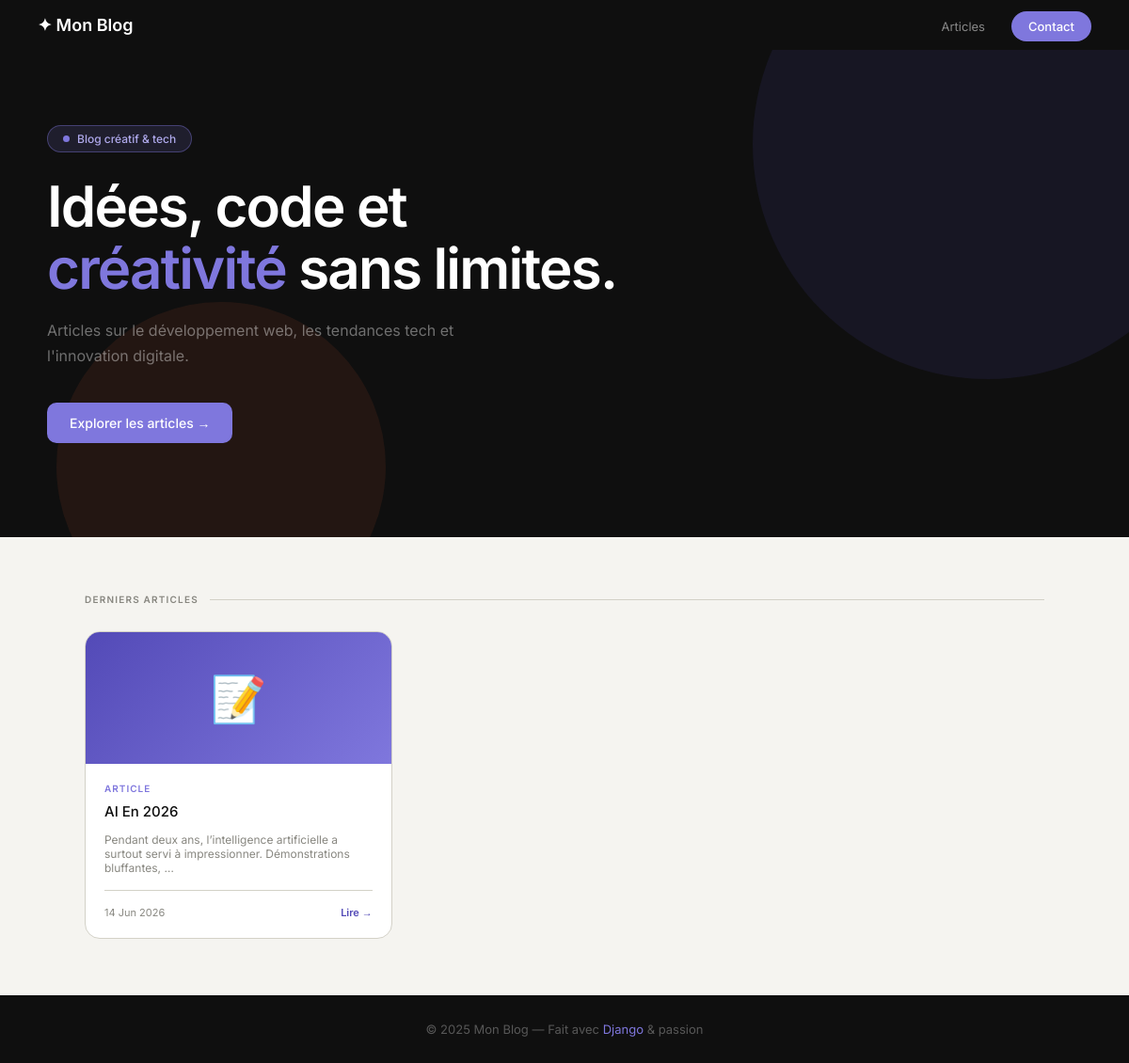
The page / on the database its author committed.
### monblog_app/models.py (models this page shows, shortened)
class Article(models.Model):
    titre = models.CharField(max_length=200)
    contenu = models.TextField()
    date_creation = models.DateTimeField(auto_now_add=True)
    auteur = models.CharField(max_length=100)

### monblog_app/views.py (the view)
# urls.py: path('', views.liste_articles, name='liste'),
def liste_articles(request):
    articles = Article.objects.all().order_by('-date_creation')
    return render(request, 'liste.html', {'articles': articles})

### monblog_app/templates/liste.html
{% extends 'base.html' %}
{% block hero %}
<div class="hero">
    <div class="hero-inner">
        <div class="hero-tag">Blog créatif & tech</div>
        <h1>Idées, code et<br><span>créativité</span> sans limites.</h1>
        <p>Articles sur le développement web, les tendances tech et l'innovation digitale.</p>
        <div class="hero-btns">
            <a href="#articles" class="btn-primary">Explorer les articles →</a>
        </div>
    </div>
</div>
{% endblock %}
{% block contenu %}
<div id="articles">
    <div class="section-label"><span>Derniers articles</span></div>
    <div style="display: grid; grid-template-columns: repeat(auto-fill, minmax(300px, 1fr)); gap: 20px;">
        {% for article in articles %}
        <a href="{% url 'detail' article.pk %}" style="text-decoration: none; color: inherit;">
            <div style="background: white; border-radius: 16px; overflow: hidden; border: 0.5px solid #D3D1C7; transition: transform 0.2s, box-shadow 0.2s;" onmouseover="this.style.transform='translateY(-4px)';this.style.boxShadow='0 12px 32px rgba(0,0,0,0.08)'" onmouseout="this.style.transform='';this.style.boxShadow=''">
                <div style="height: 140px; background: linear-gradient(135deg, #534AB7, #7F77DD); display: flex; align-items: center; justify-content: center; font-size: 3rem;">📝</div>
                <div style="padding: 20px;">
                    <div style="font-size: 10px; font-weight: 600; letter-spacing: 0.1em; text-transform: uppercase; color: #7F77DD; margin-bottom: 8px;">Article</div>
                    <div style="font-size: 15px; font-weight: 500; line-height: 1.4; margin-bottom: 12px; color: #0f0f0f;">{{ article.titre }}</div>
                    <div style="font-size: 12px; color: #888780;">{{ article.contenu|truncatewords:12 }}</div>
                    <div style="display: flex; justify-content: space-between; align-items: center; margin-top: 16px; padding-top: 16px; border-top: 0.5px solid #D3D1C7;">
                        <span style="font-size: 11px; color: #888780;">{{ article.date_creation|date:"d M Y" }}</span>
                        <span style="font-size: 11px; font-weight: 600; color: #534AB7;">Lire →</span>
                    </div>
                </div>
            </div>
        </a>
        {% empty %}
        <p style="color: #888780;">Aucun article. <a href="/admin" style="color: #7F77DD;">Créez-en un !</a></p>
        {% endfor %}
    </div>
</div>
{% endblock %}

### monblog_app/templates/base.html (style rules this page uses)
*, *::before, *::after { box-sizing: border-box; margin: 0; padding: 0; }
:root { --ink: #0f0f0f; --purple: #7F77DD; --purple-dark: #534AB7; --coral: #D85A30; --paper: #f5f4f0; --muted: #888780; --border: #D3D1C7; }
body { font-family: 'Inter', sans-serif; background: var(--paper); color: var(--ink); }
.hero { background: var(--ink); padding: 80px 40px 100px; position: relative; overflow: hidden; }
.hero::before { content: ''; position: absolute; width: 500px; height: 500px; background: var(--purple-dark); border-radius: 50%; top: -150px; right: -100px; opacity: 0.12; }
.hero::after { content: ''; position: absolute; width: 350px; height: 350px; background: var(--coral); border-radius: 50%; bottom: -100px; left: 60px; opacity: 0.1; }
.hero-inner { max-width: 1100px; margin: 0 auto; position: relative; z-index: 1; }
.hero-tag { display: inline-flex; align-items: center; gap: 8px; background: rgba(127,119,221,0.15); border: 0.5px solid rgba(127,119,221,0.4); color: #AFA9EC; padding: 6px 16px; border-radius: 100px; font-size: 12px; font-weight: 500; margin-bottom: 24px; }
.hero-tag::before { content: ''; width: 7px; height: 7px; background: var(--purple); border-radius: 50%; }
.hero h1 { font-size: clamp(2.5rem, 5vw, 4.5rem); font-weight: 600; color: white; line-height: 1.1; letter-spacing: -0.03em; margin-bottom: 20px; }
.hero h1 span { color: var(--purple); }
.hero p { color: rgba(255,255,255,0.4); font-size: 16px; max-width: 480px; line-height: 1.7; margin-bottom: 36px; }
.hero-btns { display: flex; gap: 12px; }
.btn-primary { background: var(--purple); color: white; padding: 13px 24px; border-radius: 10px; text-decoration: none; font-weight: 500; font-size: 14px; transition: transform 0.15s, opacity 0.15s; }
.section-label { display: flex; align-items: center; gap: 12px; margin-bottom: 28px; }
.section-label span { font-size: 10px; font-weight: 600; letter-spacing: 0.12em; text-transform: uppercase; color: var(--muted); white-space: nowrap; }
.section-label::after { content: ''; flex: 1; height: 0.5px; background: var(--border); }

### rows shown on the page
Article: titre "AI En 2026", contenu "Pendant deux ans, l’intelligence artificielle a surtout servi à impressionner. Démonstrations bluffantes, …", date_creation "14 Jun 2026"
